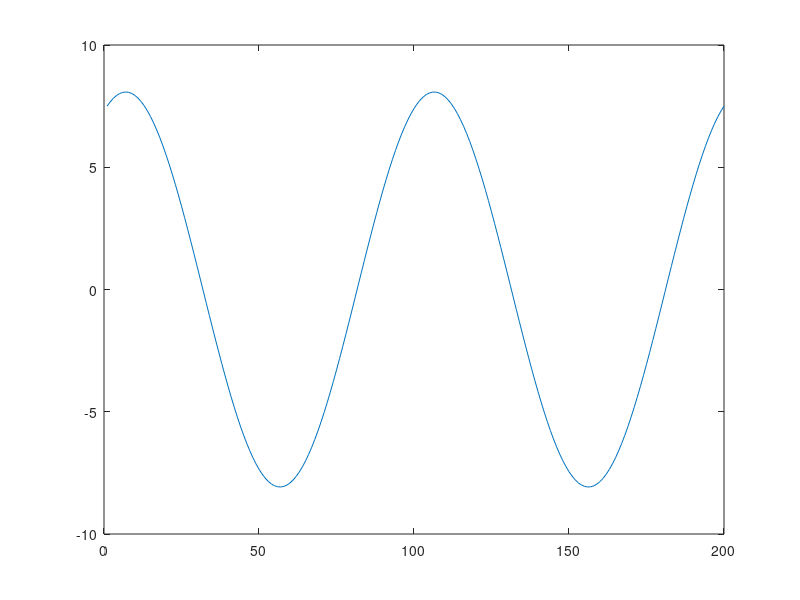

Here is the MATLAB script that generated this plot: (Note: this script raises an error after producing the figure.)
R_earth = 6378.1363; % [km]
Gm_earth = 398600.4415;
Gm_moon = 4902.8005821478;
mu = Gm_earth + Gm_moon;
a = 7.5*R_earth;
b = 3*R_earth;


theta = linspace(0,4*pi,200);
r = (a*cos(theta) + b*sin(theta))/R_earth;

fig1 = figure('Name', 'problem 1');
r_plot = plot(r);
hold on
fontsize(14, "points")
r_plot.LineWidth = 2;
hold off